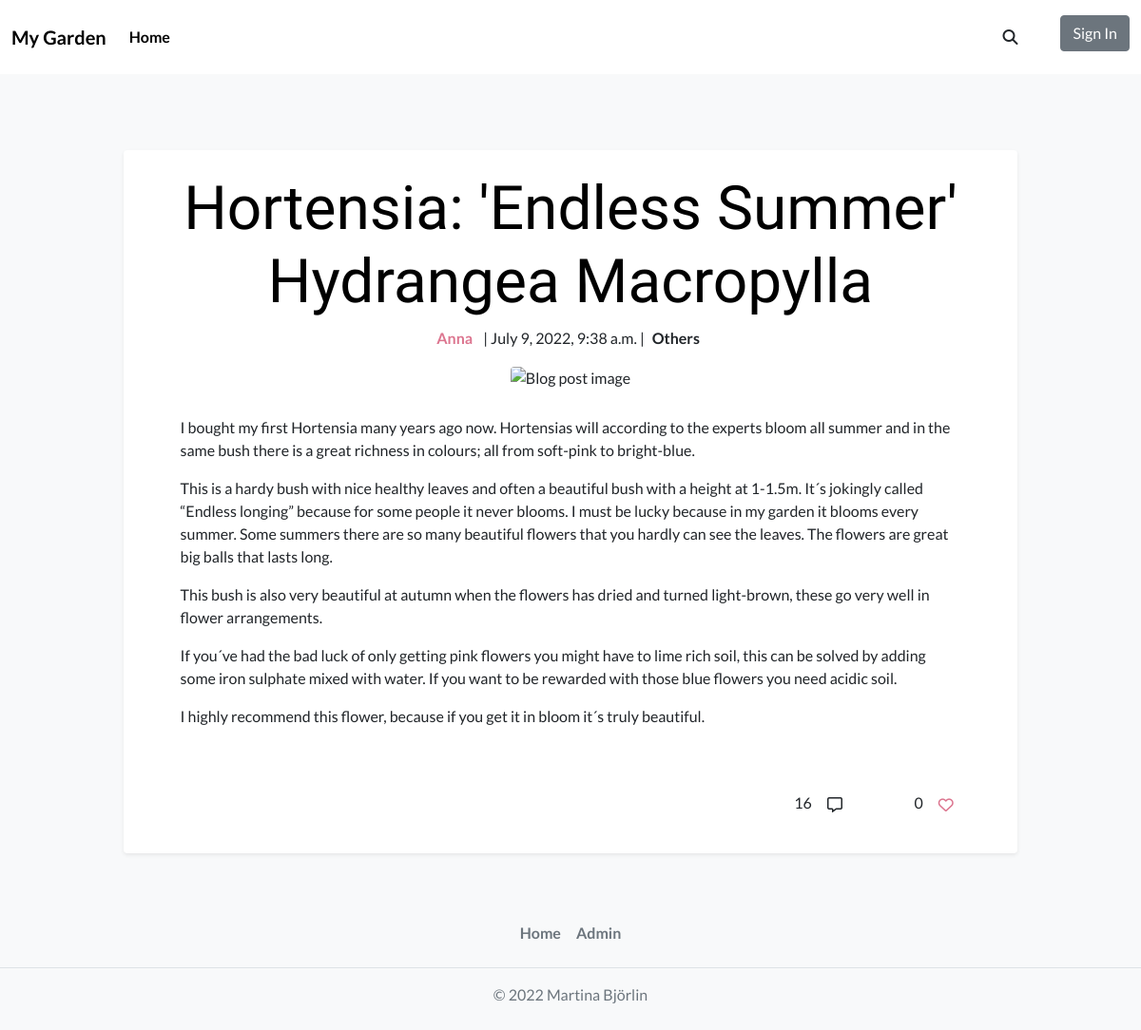
The app's page /blogpost/hortensia-endless-summer-hydrangea-macropylla/ with its own data.
### blog_post/models.py (models this page shows, shortened)
class Post(models.Model):
    PUBLISH_STATUS = ((0, "Draft"), (1, "Publish"))
    title = models.CharField(max_length=100)
    slug = models.SlugField(max_length=200, unique=True)
    meta_description = models.CharField(max_length=150, blank=True)
    author = models.ForeignKey(
        User,
        on_delete=models.CASCADE,
        related_name="post_author",
    )
    category = models.ForeignKey(
        Category,
        on_delete=models.CASCADE,
        related_name="post_category",
    )
    created_on = models.DateTimeField(auto_now_add=True)
    updated_on = models.DateTimeField(auto_now=True)
    content = models.TextField()
    published = models.IntegerField(choices=PUBLISH_STATUS, default=0)
    publish_date = models.DateTimeField(blank=True, null=True)
    likes = models.ManyToManyField(
        Profile, related_name="post_likes", default=[0], blank=True
    )
    number_of_likes = models.BigIntegerField(default="0")
    liked = models.BooleanField(default=False)
    post_img = CloudinaryField("post_image", default="default_image")
    class Meta:
        ordering = ["-created_on"]

class Category(models.Model):
    name = models.CharField(
        max_length=50,
        unique=True,
        blank=False,
        null=False,
    )
    slug = models.SlugField(
        max_length=200,
        unique=True,
        blank=False,
        null=False,
    )
    category_img = CloudinaryField(
        "category_image",
        default="default_image",
    )
    class Meta:
        verbose_name_plural = "categories"
    def __str__(self):
        return f"{self.name}"

### blog_post/views.py (the view)
# urls.py: path("<slug:slug>/", BlogPostDetail.as_view(), name="blog_post"),
class BlogPostDetail(DetailView):
    template_name = "blog_post_detail.html"
    def get(self, request, slug, *args, **kwargs):
        queryset = Post.objects.filter(published=1).order_by("-created_on")
        post = get_object_or_404(queryset, slug=slug)
        liked = False
        if hasattr(self.request.user, "profile"):
            if post.likes.filter(id=request.user.profile.id).exists():
                liked = True
        context = {
            "post": post,
            "liked": liked,
        }
        return render(
            request,
            "blog_post_detail.html",
            context,
        )

### profiles/models.py (called while the page is built)
    def __str__(self):
        return f"{self.user}"

### blog_post/templates/blog_post_detail.html (shortened to what this page needs)
{% extends 'base.html' %}
{% load static %}
{% block content %}
<article class=" blog-post-detail shadow-sm p-3 mb-5 bg-body rounded mx-auto">
   <div class="row">
      <h2 class="display-3 text-capitalize blog-post-header text-center"><a
            href="{% url 'blog_post' post.slug %}">{{post.title}}</a></h2>
   </div>
   <div class="row">
      <div class="col-lg-7 col-md-12 col-sm-12 g-0">
         <p class="text-center text-lg-end"><span class="fw-bold post-author m-2">{{post.author}} </span>|
            {{post.created_on}} |</p>
      </div>
      <div class="col-lg-5 col-md-12 col-sm-12 g-0">
         <p class="text-center text-lg-start text-md-center text-sm-center fw-bold"><span
               class="m-2">{{post.category}}</span></p>
      </div>
   </div>
   <div class="text-center">
      {% if 'default_image' in post.post_img.url %}
      <img src="../../static/media/temporary_default.webp" id="blog-post-detail-img" class="bg-body rounded"
         alt="Default picture for blog post smiling emojis">
      {% else %}
      <img id="blog-post-detail-img" class="bg-body rounded" src=" {{ post.post_img.url }}" alt="Blog post image">
      {% endif %}
   </div>
   <div class="row">
      <div class="blog-post-content"> {{post.content | linebreaks}} </div>
   </div>
   <div class="comment-and-like-section">
      <div class="row">
         <div class="col-9 col-md-10 col-lg-10">
            <p class="text-end">{{post.post_comments.count}}
               <button class="btn btn-comments" type="button" aria-label="Show comment section"><i
                     class="far fa-comment-alt"></i></button>
            </p>
         </div>
         <div class="col-3 col-md-2 col-lg-2 text-center">
            <span>{{post.number_of_likes}}</span>
            {% if request.user.is_authenticated %}
            {% if liked %}
            <button class="btn btn_likes" name="{% url 'post_likes' post.slug %}" type="submit" value="{{post.id}}"
               aria-label="Unlike the post"><i class="fas fa-heart btn-icon btn-i"></i></button>
            {% else %}
            <button class="btn btn_likes" name="{% url 'post_likes' post.slug %}" type="submit" value="{{post.id}}"
               aria-label="Like the post"><i class="far fa-heart btn-icon btn-i"></i></button>
            {% endif %}
            {% else %}
            <button class="btn btn-like-not-signed-in" aria-label="Sign in before like the post"><i
                  class="far fa-heart btn-icon btn-i"></i></button>
            {% endif %}
         </div>
      </div>
   </div>
</article>
{% endblock %}

### static/css/style.css (style rules this page uses)
h2 { font-family: 'Amatic SC', cursive; }
body { font-family: 'Lato', sans-serif; }
a { text-decoration: none; text-align: center; color: black; }
.btn-i { color: #dc758f; }
.blog-post-header { display: inline-block; }
#blog-post-detail-img { height: 44rem; width: 85%; object-fit: cover; }
.blog-post-detail { margin-bottom: 5%; padding-top: 2%; padding-left: 5%; padding-right: 5%; }
.post-author { color: #dc758f; }
.blog-post-content { padding: 3% 6% 5% 6%; }
.post-author { text-align: center; }
@media screen and (max-width: 1200px) and (min-width: 992px) { .blog-post-detail { width: 80%; } }
@media screen and (max-width: 1200px) and (min-width: 992px) { #blog-post-detail-img { height: 35rem; } }

### records on screen
Post: title "Hortensia: 'Endless Summer' Hydrangea Macropylla", author "Anna", created_on "July 9, 2022, 9:38 a.m.", category "Others", content "I bought my first Hortensia many years ago now. Hortensias will according to the experts bloom all summer and in the same bush there is a great richness in colours; all from soft-pink to bright-blue. This is a hardy bush with nice healthy leaves and often a beautiful bush with a height at 1-1.5m. It´s jokingly called “Endless longing” because for some people it never blooms. I must be lucky because in my garden it blooms every summer. Some summers there are so many beautiful flowers that you hardly can see the leaves. The flowers are great big balls that lasts long. This bush is also very beautiful at autumn when the flowers has dried and turned light-brown, these go very well in flower…", post_comments.count "16", number_of_likes "0"
